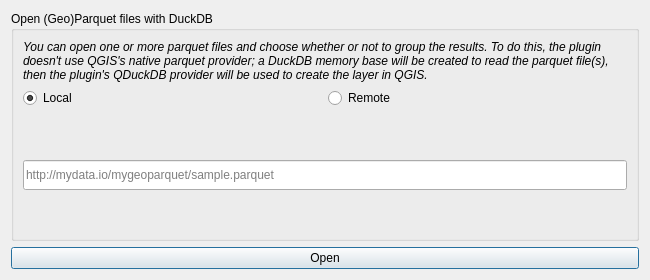
<?xml version="1.0" encoding="UTF-8"?>
<ui version="4.0">
 <class>Dialog</class>
 <widget class="QDialog" name="Dialog">
  <property name="geometry">
   <rect>
    <x>0</x>
    <y>0</y>
    <width>650</width>
    <height>280</height>
   </rect>
  </property>
  <property name="minimumSize">
   <size>
    <width>650</width>
    <height>280</height>
   </size>
  </property>
  <property name="maximumSize">
   <size>
    <width>650</width>
    <height>280</height>
   </size>
  </property>
  <property name="windowTitle">
   <string>Open Parquet with DuckDB</string>
  </property>
  <layout class="QGridLayout" name="gridLayout_2">
   <item row="0" column="0">
    <widget class="QGroupBox" name="groupBox">
     <property name="title">
      <string>Open (Geo)Parquet files with DuckDB</string>
     </property>
     <layout class="QGridLayout" name="gridLayout">
      <item row="1" column="0">
       <widget class="QRadioButton" name="rb_local_file">
        <property name="text">
         <string>Local</string>
        </property>
        <property name="checked">
         <bool>true</bool>
        </property>
       </widget>
      </item>
      <item row="4" column="0" colspan="2">
       <widget class="QgsProjectionSelectionWidget" name="qw_crs">
        <property name="minimumSize">
         <size>
          <width>0</width>
          <height>30</height>
         </size>
        </property>
        <property name="maximumSize">
         <size>
          <width>16777215</width>
          <height>30</height>
         </size>
        </property>
       </widget>
      </item>
      <item row="0" column="0" colspan="2">
       <widget class="QLabel" name="label">
        <property name="text">
         <string>&lt;html&gt;&lt;head/&gt;&lt;body&gt;&lt;p&gt;&lt;span style=&quot; font-style:italic;&quot;&gt;You can open one or more parquet files and choose whether or not to group the results. To do this, the plugin doesn't use QGIS's native parquet provider; a DuckDB memory base will be created to read the parquet file(s), then the plugin's QDuckDB provider will be used to create the layer in QGIS.&lt;/span&gt;&lt;/p&gt;&lt;/body&gt;&lt;/html&gt;</string>
        </property>
        <property name="wordWrap">
         <bool>true</bool>
        </property>
       </widget>
      </item>
      <item row="2" column="0" colspan="2">
       <widget class="QgsFileWidget" name="qfw_local_file">
        <property name="minimumSize">
         <size>
          <width>0</width>
          <height>40</height>
         </size>
        </property>
        <property name="maximumSize">
         <size>
          <width>16777215</width>
          <height>40</height>
         </size>
        </property>
        <property name="storageMode">
         <enum>QgsFileWidget::GetMultipleFiles</enum>
        </property>
       </widget>
      </item>
      <item row="3" column="0" colspan="2">
       <widget class="QLineEdit" name="le_remote_url">
        <property name="minimumSize">
         <size>
          <width>0</width>
          <height>30</height>
         </size>
        </property>
        <property name="maximumSize">
         <size>
          <width>16777215</width>
          <height>30</height>
         </size>
        </property>
        <property name="inputMask">
         <string/>
        </property>
        <property name="placeholderText">
         <string>http://mydata.io/mygeoparquet/sample.parquet</string>
        </property>
       </widget>
      </item>
      <item row="1" column="1">
       <widget class="QRadioButton" name="rb_remote_file">
        <property name="text">
         <string>Remote</string>
        </property>
       </widget>
      </item>
      <item row="5" column="0">
       <spacer name="verticalSpacer">
        <property name="orientation">
         <enum>Qt::Vertical</enum>
        </property>
        <property name="sizeHint" stdset="0">
         <size>
          <width>20</width>
          <height>40</height>
         </size>
        </property>
       </spacer>
      </item>
     </layout>
    </widget>
   </item>
   <item row="1" column="0">
    <widget class="QPushButton" name="pb_open">
     <property name="text">
      <string>Open</string>
     </property>
    </widget>
   </item>
  </layout>
 </widget>
 <customwidgets>
  <customwidget>
   <class>QgsFileWidget</class>
   <extends>QWidget</extends>
   <header>qgsfilewidget.h</header>
  </customwidget>
  <customwidget>
   <class>QgsProjectionSelectionWidget</class>
   <extends>QWidget</extends>
   <header>qgsprojectionselectionwidget.h</header>
  </customwidget>
 </customwidgets>
 <resources/>
 <connections/>
</ui>
